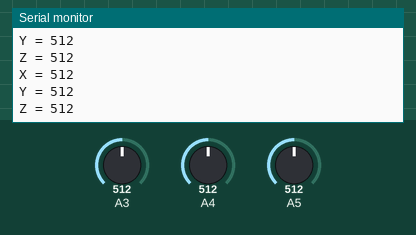
Recording of a sketch running on a simulated Arduino Uno, built with avr-gcc and run on an emulated ATmega328P. Parts: the last lines printed to the serial monitor. Inputs (shaded band) come from the test bench; at power-on: A3 = 512, A4 = 512, A5 = 512.

Above: at 5.7 s.
5.8 s: A3 set to 11
At 5.94 s:
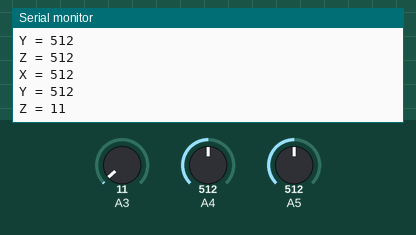
7.3 s: A3 set to 8
At 7.45 s:
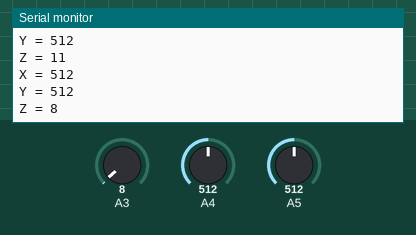
Timing chart, 0 to 10.3 s (numbered marks = the images above; inputs shaded):
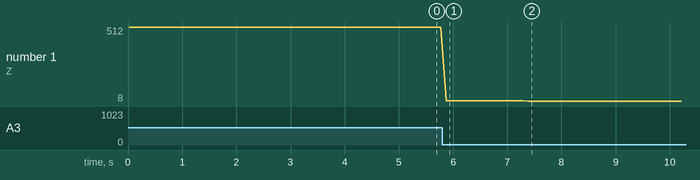

Measured:
- after the input at 5.8 s, the serial monitor: prints a new line after 0.07 s (image 1)
- after the input at 7.3 s, the serial monitor: prints a new line after 0.09 s (image 2)
- plotted number 1: 512 → 11 after the input at 5.8 s, 11 → 8 after the input at 7.3 s

The sketch:

acelerometro.ino
```cpp
int x; // x axis variable
int y; // y axis variable
int z; // z axis variable
void setup()
{
   Serial.begin(9600); // opens serial port, sets data rate to 9600 bps
}


float val2g(int val)
{
  // Raw ADC Value in +/- 1.5g Mode is converted to mV, mV is divided by sensitivity(800) to return a value in g
  return ((((val/1023.0)*5000.0)/800.0)-2.0625);
}

void loop()
{
  x = analogRead(5); // read A5 input pin
  y = analogRead(4); // read A4 input pin
  z = analogRead(3); // read A3 input pin
  Serial.print("X = "); // print x adc value
  //Serial.println(val2g(x));
  Serial.println(x);
  Serial.print("Y = "); // print y adc value
  //Serial.println(val2g(y));
  Serial.println(y);
  Serial.print("Z = "); // print z adc value
  //Serial.println(val2g(z));
  Serial.println(z);
  delay(100);
}
```
